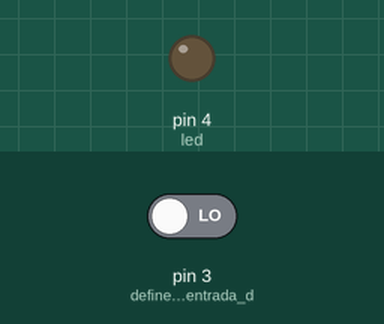
Recording of a sketch running on a simulated Arduino Uno, built with avr-gcc and run on an emulated ATmega328P. On the bench: output pins drawn as LEDs (lit = HIGH). Inputs (shaded band) come from the test bench; at power-on: pin 3 (define_o_3_como_entrada_d) LOW. What the sketch prints to the serial monitor is not drawn.

Above: at 1.2 s.
1.3 s: pin 3 (define_o_3_como_entrada_d) driven HIGH
At 2.1 s:
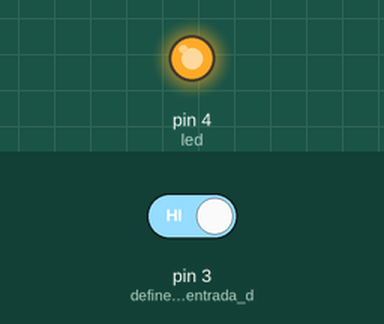
2.8 s: pin 3 (define_o_3_como_entrada_d) driven LOW
At 3.3 s:
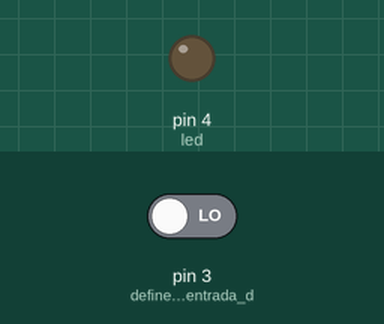
Timing chart, 0 to 5.8 s (numbered marks = the images above; inputs shaded):
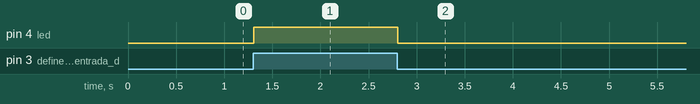

Measured:
- after the input at 1.3 s, pin 4 (led): LOW → HIGH at once
- after the input at 2.8 s, pin 4 (led): HIGH → LOW at once

The sketch:

botao_serial_e_condicional_If.ino
```cpp
//****AO APERTAR O BOTÃO LIGA O LED****//

int botao;
int led = 4; //atribui um nome para o pino 4

void setup()
{
  pinMode(4, OUTPUT); //define o 4 como saída de informação
  pinMode(3, INPUT); //define o 3 como entrada de informação
  Serial.begin(9600); //ligo o monitor serial
}

void loop()
{
 botao = digitalRead(3); //retorna valor 0 e 1
 Serial.println(botao);  //printa no serial monitor o valor da variável botao em coluna

  if(botao == 1) {
  	digitalWrite(led, HIGH);
  }
  else{
    digitalWrite(led, LOW);
  }

}
```
